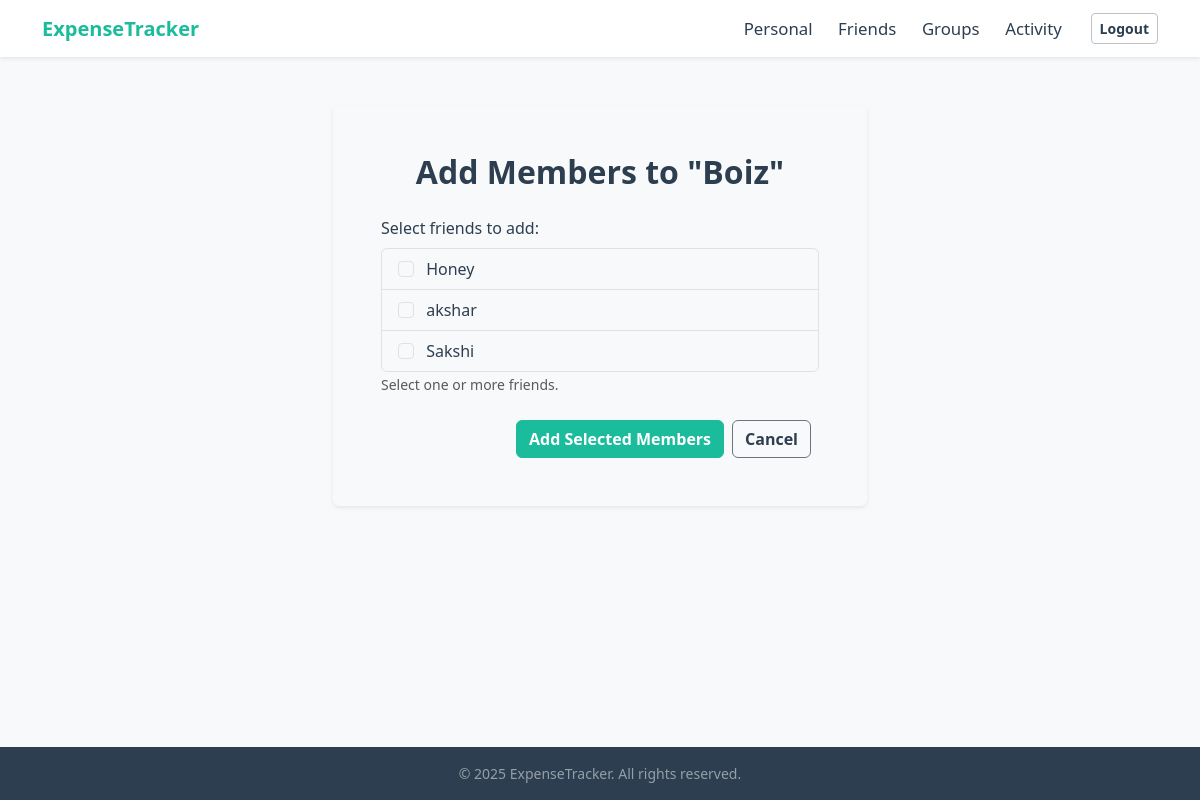
Screenshot of /tracker/group/2/add_members/ (signed in) with the database file from the repository.
### tracker/models.py (models this page shows, shortened)
class Groups(models.Model):
    CATEGORY_CHOICES = [
        ('Trip', 'Trip'),
        ('Home', 'Home'),
        ('Couple', 'Couple'),
        ('Other', 'Other'),
    ]
    name = models.CharField(max_length=100)
    category = models.CharField(max_length=80,choices=CATEGORY_CHOICES)
    created_by = models.ForeignKey(UserRegistration, on_delete=models.CASCADE, related_name='created_groups')
    members = models.ManyToManyField(UserRegistration, related_name='groups')
    created_at = models.DateTimeField(auto_now_add=True)

class UserRegistration(models.Model):
    name = models.CharField(max_length=100)
    email = models.CharField(max_length=100,unique=True)
    password = models.CharField(max_length=100)

### tracker/views.py (the view, shortened to what this page needs)
# urls.py: path('group/<int:group_id>/add_members/', views.add_members, name='add_members'),
def add_members(request, group_id):
    group = get_object_or_404(Groups, id=group_id)
    user = UserRegistration.objects.get(id=request.session.get('user_id'))
    current_members = group.members.all()
    friends = Friend.objects.filter(user=user)
    available_friends = []
    for friend_relation in friends:
        if friend_relation.friend_user not in current_members:
            available_friends.append(friend_relation.friend_user)
    context = {
        'group': group,
        'available_friends': available_friends
    }
    return render(request, 'tracker/add_members.html', context)

### tracker/templates/tracker/add_members.html (shortened to what this page needs)
{% extends 'tracker/base.html' %}
{% load static %}
{% block content %}
<div class="container py-4">
    <div class="row justify-content-center mt-4">
        <div class="col-md-8 col-lg-6">
            <div class="card shadow-sm border-0">
                <div class="card-body p-4 p-md-5">
                    <h2 class="text-center mb-4 fw-semibold">Add Members to "{{ group.name }}"</h2>
                    <form method="POST">
                        <div class="mb-3">
                            <label class="form-label d-block mb-2">Select friends to add:</label>
                            {% if available_friends %}
                                <div class="list-group list-group-flush border rounded" style="max-height: 200px; overflow-y: auto;">
                                    {% for friend in available_friends %}
                                    <label class="list-group-item list-group-item-action">
                                        <input class="form-check-input me-2" type="checkbox" name="members" value="{{ friend.id }}">
                                        {{ friend.name }}
                                    </label>
                                    {% endfor %}
                                </div>
                                <small class="form-text text-muted">Select one or more friends.</small>
                            {% else %}
                                <p class="text-muted border rounded p-3 bg-light">You have no friends available to add, or all your friends are already in this group.</p>
                            {% endif %}
                        </div>
                        <div class="mt-4 d-grid gap-2 d-md-flex justify-content-md-end">
                            <button type="submit" class="btn btn-primary">Add Selected Members</button>
                            <a href="{% url 'group_details' group_id=group.id %}" class="btn btn-outline-secondary me-md-2">Cancel</a>
                        </div>
                    </form>
                </div>
            </div>
        </div>
    </div>
</div>
{% endblock %}

### tracker/static/tracker/css/custom.css (style rules this page uses)
:root { --bs-primary: #1ABC9C !important; --bs-primary-rgb: 26, 188, 156 !important; --bs-primary-darker: #16a085; --bs-danger: #E74C3C; --bs-danger-rgb: 231, 76, 60; --bs-danger-darker: #c0392b; --bs-success: #1ABC9C !important; --bs-success-rgb: 26, 188, 156 !important; --bs-info: #3498db; --bs-warning: #f39c12; --bs-body-color: #2C3E50; --bs-body-bg: #F8F9FA; --bs-light: #F8F9FA; --bs-light-rgb: 248, 249, 250; --bs-dark: #2C3E50; --bs-dark-rgb: 44, 62, 80; --bs-white: #FFFFFF; --bs-white-rgb: 255, 255, 255; --bs-card-border-color: transparent; --bs-card-bg: #FFFFFF; --bs-secondary-text-emphasis: #555; --bs-link-color: var(--bs-primary); --bs-link-hover-color: var(--bs-primary-darker); }
body { color: var(--bs-body-color); background-color: var(--bs-body-bg); }
h1, h2, h3, h4, h5, h6 { color: var(--bs-body-color); font-weight: 600; }
a { color: var(--bs-link-color); text-decoration: none; }
.btn { --bs-btn-color: var(--bs-white); --bs-btn-hover-color: var(--bs-white); --bs-btn-active-color: var(--bs-white); --bs-btn-font-weight: 600; }
.btn-primary { --bs-btn-bg: var(--bs-primary); --bs-btn-border-color: var(--bs-primary); --bs-btn-hover-bg: var(--bs-primary-darker); --bs-btn-hover-border-color: var(--bs-primary-darker); --bs-btn-color: #fff; --bs-btn-hover-color: #fff; }
.btn-outline-secondary { --bs-btn-color: var(--bs-body-color, #2C3E50); --bs-btn-border-color: var(--bs-secondary, #BDC3C7); --bs-btn-hover-color: var(--bs-body-color, #2C3E50); --bs-btn-hover-bg: #e9ecef; --bs-btn-hover-border-color: var(--bs-secondary, #BDC3C7); color: var(--bs-body-color, #2C3E50) !important; }
.card-body a { color: var(--bs-primary); }

### rows the page displays
Groups: name "Boiz"
UserRegistration: name "Honey"
UserRegistration: name "akshar"
UserRegistration: name "Sakshi"
